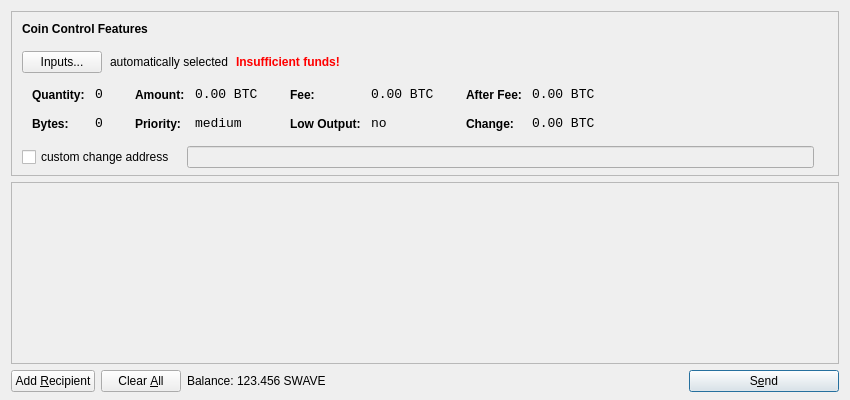
<?xml version="1.0" encoding="UTF-8"?>
<ui version="4.0">
 <class>SendCoinsDialog</class>
 <widget class="QDialog" name="SendCoinsDialog">
  <property name="geometry">
   <rect>
    <x>0</x>
    <y>0</y>
    <width>850</width>
    <height>400</height>
   </rect>
  </property>
  <property name="windowTitle">
   <string>Send Coins</string>
  </property>
  <layout class="QVBoxLayout" name="verticalLayout" stretch="0,1,0">
   <property name="bottomMargin">
    <number>8</number>
   </property>
   <item>
    <widget class="QFrame" name="frameCoinControl">
     <property name="sizePolicy">
      <sizepolicy hsizetype="Expanding" vsizetype="Expanding">
       <horstretch>0</horstretch>
       <verstretch>0</verstretch>
      </sizepolicy>
     </property>
     <property name="maximumSize">
      <size>
       <width>16777215</width>
       <height>16777215</height>
      </size>
     </property>
     <property name="frameShape">
      <enum>QFrame::StyledPanel</enum>
     </property>
     <property name="frameShadow">
      <enum>QFrame::Sunken</enum>
     </property>
     <layout class="QVBoxLayout" name="verticalLayoutCoinControl2">
      <property name="spacing">
       <number>-1</number>
      </property>
      <property name="leftMargin">
       <number>0</number>
      </property>
      <property name="topMargin">
       <number>0</number>
      </property>
      <property name="rightMargin">
       <number>0</number>
      </property>
      <property name="bottomMargin">
       <number>6</number>
      </property>
      <item>
       <layout class="QVBoxLayout" name="verticalLayoutCoinControl" stretch="0,0,0,0,1">
        <property name="spacing">
         <number>0</number>
        </property>
        <property name="leftMargin">
         <number>10</number>
        </property>
        <property name="topMargin">
         <number>10</number>
        </property>
        <item>
         <layout class="QHBoxLayout" name="horizontalLayoutCoinControl1">
          <property name="bottomMargin">
           <number>15</number>
          </property>
          <item>
           <widget class="QLabel" name="labelCoinControlFeatures">
            <property name="sizePolicy">
             <sizepolicy hsizetype="Preferred" vsizetype="Maximum">
              <horstretch>0</horstretch>
              <verstretch>0</verstretch>
             </sizepolicy>
            </property>
            <property name="font">
             <font>
              <weight>75</weight>
              <bold>true</bold>
             </font>
            </property>
            <property name="styleSheet">
             <string notr="true">font-weight:bold;</string>
            </property>
            <property name="text">
             <string>Coin Control Features</string>
            </property>
           </widget>
          </item>
         </layout>
        </item>
        <item>
         <layout class="QHBoxLayout" name="horizontalLayoutCoinControl2" stretch="0,0,0,0">
          <property name="spacing">
           <number>8</number>
          </property>
          <property name="bottomMargin">
           <number>10</number>
          </property>
          <item>
           <widget class="QPushButton" name="pushButtonCoinControl">
            <property name="styleSheet">
             <string notr="true"/>
            </property>
            <property name="text">
             <string>Inputs...</string>
            </property>
           </widget>
          </item>
          <item>
           <widget class="QLabel" name="labelCoinControlAutomaticallySelected">
            <property name="text">
             <string>automatically selected</string>
            </property>
            <property name="margin">
             <number>5</number>
            </property>
           </widget>
          </item>
          <item>
           <widget class="QLabel" name="labelCoinControlInsuffFunds">
            <property name="font">
             <font>
              <weight>75</weight>
              <bold>true</bold>
             </font>
            </property>
            <property name="styleSheet">
             <string notr="true">color:red;font-weight:bold;</string>
            </property>
            <property name="text">
             <string>Insufficient funds!</string>
            </property>
            <property name="margin">
             <number>5</number>
            </property>
           </widget>
          </item>
          <item>
           <spacer name="horizontalSpacerCoinControl">
            <property name="orientation">
             <enum>Qt::Horizontal</enum>
            </property>
            <property name="sizeHint" stdset="0">
             <size>
              <width>40</width>
              <height>1</height>
             </size>
            </property>
           </spacer>
          </item>
         </layout>
        </item>
        <item>
         <widget class="QWidget" name="widgetCoinControl" native="true">
          <property name="sizePolicy">
           <sizepolicy hsizetype="Preferred" vsizetype="Preferred">
            <horstretch>0</horstretch>
            <verstretch>0</verstretch>
           </sizepolicy>
          </property>
          <property name="minimumSize">
           <size>
            <width>0</width>
            <height>0</height>
           </size>
          </property>
          <property name="styleSheet">
           <string notr="true"/>
          </property>
          <layout class="QHBoxLayout" name="horizontalLayoutCoinControl5">
           <property name="margin">
            <number>0</number>
           </property>
           <item>
            <layout class="QHBoxLayout" name="horizontalLayoutCoinControl3" stretch="0,0,0,1">
             <property name="spacing">
              <number>20</number>
             </property>
             <property name="topMargin">
              <number>0</number>
             </property>
             <property name="bottomMargin">
              <number>10</number>
             </property>
             <item>
              <layout class="QFormLayout" name="formLayoutCoinControl1">
               <property name="horizontalSpacing">
                <number>10</number>
               </property>
               <property name="verticalSpacing">
                <number>14</number>
               </property>
               <property name="leftMargin">
                <number>10</number>
               </property>
               <property name="topMargin">
                <number>4</number>
               </property>
               <property name="rightMargin">
                <number>6</number>
               </property>
               <item row="0" column="0">
                <widget class="QLabel" name="labelCoinControlQuantityText">
                 <property name="styleSheet">
                  <string notr="true">font-weight:bold;</string>
                 </property>
                 <property name="text">
                  <string>Quantity:</string>
                 </property>
                 <property name="margin">
                  <number>0</number>
                 </property>
                </widget>
               </item>
               <item row="0" column="1">
                <widget class="QLabel" name="labelCoinControlQuantity">
                 <property name="font">
                  <font>
                   <family>Monospace</family>
                   <pointsize>10</pointsize>
                  </font>
                 </property>
                 <property name="cursor">
                  <cursorShape>IBeamCursor</cursorShape>
                 </property>
                 <property name="contextMenuPolicy">
                  <enum>Qt::ActionsContextMenu</enum>
                 </property>
                 <property name="text">
                  <string notr="true">0</string>
                 </property>
                 <property name="margin">
                  <number>0</number>
                 </property>
                 <property name="textInteractionFlags">
                  <set>Qt::LinksAccessibleByMouse|Qt::TextSelectableByKeyboard|Qt::TextSelectableByMouse</set>
                 </property>
                </widget>
               </item>
               <item row="1" column="0">
                <widget class="QLabel" name="labelCoinControlBytesText">
                 <property name="styleSheet">
                  <string notr="true">font-weight:bold;</string>
                 </property>
                 <property name="text">
                  <string>Bytes:</string>
                 </property>
                </widget>
               </item>
               <item row="1" column="1">
                <widget class="QLabel" name="labelCoinControlBytes">
                 <property name="font">
                  <font>
                   <family>Monospace</family>
                   <pointsize>10</pointsize>
                  </font>
                 </property>
                 <property name="cursor">
                  <cursorShape>IBeamCursor</cursorShape>
                 </property>
                 <property name="contextMenuPolicy">
                  <enum>Qt::ActionsContextMenu</enum>
                 </property>
                 <property name="text">
                  <string notr="true">0</string>
                 </property>
                 <property name="textInteractionFlags">
                  <set>Qt::LinksAccessibleByMouse|Qt::TextSelectableByKeyboard|Qt::TextSelectableByMouse</set>
                 </property>
                </widget>
               </item>
              </layout>
             </item>
             <item>
              <layout class="QFormLayout" name="formLayoutCoinControl2">
               <property name="horizontalSpacing">
                <number>10</number>
               </property>
               <property name="verticalSpacing">
                <number>14</number>
               </property>
               <property name="leftMargin">
                <number>6</number>
               </property>
               <property name="topMargin">
                <number>4</number>
               </property>
               <property name="rightMargin">
                <number>6</number>
               </property>
               <item row="0" column="0">
                <widget class="QLabel" name="labelCoinControlAmountText">
                 <property name="styleSheet">
                  <string notr="true">font-weight:bold;</string>
                 </property>
                 <property name="text">
                  <string>Amount:</string>
                 </property>
                 <property name="margin">
                  <number>0</number>
                 </property>
                </widget>
               </item>
               <item row="0" column="1">
                <widget class="QLabel" name="labelCoinControlAmount">
                 <property name="font">
                  <font>
                   <family>Monospace</family>
                   <pointsize>10</pointsize>
                  </font>
                 </property>
                 <property name="cursor">
                  <cursorShape>IBeamCursor</cursorShape>
                 </property>
                 <property name="contextMenuPolicy">
                  <enum>Qt::ActionsContextMenu</enum>
                 </property>
                 <property name="text">
                  <string notr="true">0.00 BTC</string>
                 </property>
                 <property name="textInteractionFlags">
                  <set>Qt::LinksAccessibleByMouse|Qt::TextSelectableByKeyboard|Qt::TextSelectableByMouse</set>
                 </property>
                </widget>
               </item>
               <item row="1" column="0">
                <widget class="QLabel" name="labelCoinControlPriorityText">
                 <property name="styleSheet">
                  <string notr="true">font-weight:bold;</string>
                 </property>
                 <property name="text">
                  <string>Priority:</string>
                 </property>
                </widget>
               </item>
               <item row="1" column="1">
                <widget class="QLabel" name="labelCoinControlPriority">
                 <property name="font">
                  <font>
                   <family>Monospace</family>
                   <pointsize>10</pointsize>
                  </font>
                 </property>
                 <property name="cursor">
                  <cursorShape>IBeamCursor</cursorShape>
                 </property>
                 <property name="contextMenuPolicy">
                  <enum>Qt::ActionsContextMenu</enum>
                 </property>
                 <property name="text">
                  <string>medium</string>
                 </property>
                 <property name="textInteractionFlags">
                  <set>Qt::LinksAccessibleByMouse|Qt::TextSelectableByKeyboard|Qt::TextSelectableByMouse</set>
                 </property>
                </widget>
               </item>
              </layout>
             </item>
             <item>
              <layout class="QFormLayout" name="formLayoutCoinControl3">
               <property name="horizontalSpacing">
                <number>10</number>
               </property>
               <property name="verticalSpacing">
                <number>14</number>
               </property>
               <property name="leftMargin">
                <number>6</number>
               </property>
               <property name="topMargin">
                <number>4</number>
               </property>
               <property name="rightMargin">
                <number>6</number>
               </property>
               <item row="0" column="0">
                <widget class="QLabel" name="labelCoinControlFeeText">
                 <property name="styleSheet">
                  <string notr="true">font-weight:bold;</string>
                 </property>
                 <property name="text">
                  <string>Fee:</string>
                 </property>
                 <property name="margin">
                  <number>0</number>
                 </property>
                </widget>
               </item>
               <item row="0" column="1">
                <widget class="QLabel" name="labelCoinControlFee">
                 <property name="font">
                  <font>
                   <family>Monospace</family>
                   <pointsize>10</pointsize>
                  </font>
                 </property>
                 <property name="cursor">
                  <cursorShape>IBeamCursor</cursorShape>
                 </property>
                 <property name="contextMenuPolicy">
                  <enum>Qt::ActionsContextMenu</enum>
                 </property>
                 <property name="text">
                  <string notr="true">0.00 BTC</string>
                 </property>
                 <property name="textInteractionFlags">
                  <set>Qt::LinksAccessibleByMouse|Qt::TextSelectableByKeyboard|Qt::TextSelectableByMouse</set>
                 </property>
                </widget>
               </item>
               <item row="1" column="0">
                <widget class="QLabel" name="labelCoinControlLowOutputText">
                 <property name="styleSheet">
                  <string notr="true">font-weight:bold;</string>
                 </property>
                 <property name="text">
                  <string>Low Output:</string>
                 </property>
                </widget>
               </item>
               <item row="1" column="1">
                <widget class="QLabel" name="labelCoinControlLowOutput">
                 <property name="font">
                  <font>
                   <family>Monospace</family>
                   <pointsize>10</pointsize>
                  </font>
                 </property>
                 <property name="cursor">
                  <cursorShape>IBeamCursor</cursorShape>
                 </property>
                 <property name="contextMenuPolicy">
                  <enum>Qt::ActionsContextMenu</enum>
                 </property>
                 <property name="text">
                  <string>no</string>
                 </property>
                 <property name="textInteractionFlags">
                  <set>Qt::LinksAccessibleByMouse|Qt::TextSelectableByKeyboard|Qt::TextSelectableByMouse</set>
                 </property>
                </widget>
               </item>
              </layout>
             </item>
             <item>
              <layout class="QFormLayout" name="formLayoutCoinControl4">
               <property name="horizontalSpacing">
                <number>10</number>
               </property>
               <property name="verticalSpacing">
                <number>14</number>
               </property>
               <property name="leftMargin">
                <number>6</number>
               </property>
               <property name="topMargin">
                <number>4</number>
               </property>
               <property name="rightMargin">
                <number>6</number>
               </property>
               <item row="0" column="0">
                <widget class="QLabel" name="labelCoinControlAfterFeeText">
                 <property name="styleSheet">
                  <string notr="true">font-weight:bold;</string>
                 </property>
                 <property name="text">
                  <string>After Fee:</string>
                 </property>
                 <property name="margin">
                  <number>0</number>
                 </property>
                </widget>
               </item>
               <item row="0" column="1">
                <widget class="QLabel" name="labelCoinControlAfterFee">
                 <property name="font">
                  <font>
                   <family>Monospace</family>
                   <pointsize>10</pointsize>
                  </font>
                 </property>
                 <property name="cursor">
                  <cursorShape>IBeamCursor</cursorShape>
                 </property>
                 <property name="contextMenuPolicy">
                  <enum>Qt::ActionsContextMenu</enum>
                 </property>
                 <property name="text">
                  <string notr="true">0.00 BTC</string>
                 </property>
                 <property name="textInteractionFlags">
                  <set>Qt::LinksAccessibleByMouse|Qt::TextSelectableByKeyboard|Qt::TextSelectableByMouse</set>
                 </property>
                </widget>
               </item>
               <item row="1" column="0">
                <widget class="QLabel" name="labelCoinControlChangeText">
                 <property name="styleSheet">
                  <string notr="true">font-weight:bold;</string>
                 </property>
                 <property name="text">
                  <string>Change:</string>
                 </property>
                </widget>
               </item>
               <item row="1" column="1">
                <widget class="QLabel" name="labelCoinControlChange">
                 <property name="font">
                  <font>
                   <family>Monospace</family>
                   <pointsize>10</pointsize>
                  </font>
                 </property>
                 <property name="cursor">
                  <cursorShape>IBeamCursor</cursorShape>
                 </property>
                 <property name="contextMenuPolicy">
                  <enum>Qt::ActionsContextMenu</enum>
                 </property>
                 <property name="text">
                  <string notr="true">0.00 BTC</string>
                 </property>
                 <property name="textInteractionFlags">
                  <set>Qt::LinksAccessibleByMouse|Qt::TextSelectableByKeyboard|Qt::TextSelectableByMouse</set>
                 </property>
                </widget>
               </item>
              </layout>
             </item>
            </layout>
           </item>
          </layout>
         </widget>
        </item>
        <item>
         <layout class="QHBoxLayout" name="horizontalLayoutCoinControl4" stretch="0,0,0">
          <property name="spacing">
           <number>12</number>
          </property>
          <property name="sizeConstraint">
           <enum>QLayout::SetDefaultConstraint</enum>
          </property>
          <property name="topMargin">
           <number>5</number>
          </property>
          <property name="rightMargin">
           <number>5</number>
          </property>
          <item>
           <widget class="QCheckBox" name="checkBoxCoinControlChange">
            <property name="text">
             <string>custom change address</string>
            </property>
           </widget>
          </item>
          <item>
           <widget class="QLineEdit" name="lineEditCoinControlChange">
            <property name="enabled">
             <bool>false</bool>
            </property>
            <property name="sizePolicy">
             <sizepolicy hsizetype="Expanding" vsizetype="Fixed">
              <horstretch>0</horstretch>
              <verstretch>0</verstretch>
             </sizepolicy>
            </property>
           </widget>
          </item>
          <item>
           <widget class="QLabel" name="labelCoinControlChangeLabel">
            <property name="sizePolicy">
             <sizepolicy hsizetype="Preferred" vsizetype="Expanding">
              <horstretch>0</horstretch>
              <verstretch>0</verstretch>
             </sizepolicy>
            </property>
            <property name="minimumSize">
             <size>
              <width>0</width>
              <height>0</height>
             </size>
            </property>
            <property name="text">
             <string/>
            </property>
            <property name="margin">
             <number>3</number>
            </property>
           </widget>
          </item>
         </layout>
        </item>
        <item>
         <spacer name="verticalSpacerCoinControl">
          <property name="orientation">
           <enum>Qt::Vertical</enum>
          </property>
          <property name="sizeHint" stdset="0">
           <size>
            <width>800</width>
            <height>1</height>
           </size>
          </property>
         </spacer>
        </item>
       </layout>
      </item>
     </layout>
    </widget>
   </item>
   <item>
    <widget class="QScrollArea" name="scrollArea">
     <property name="widgetResizable">
      <bool>true</bool>
     </property>
     <widget class="QWidget" name="scrollAreaWidgetContents">
      <property name="geometry">
       <rect>
        <x>0</x>
        <y>0</y>
        <width>830</width>
        <height>165</height>
       </rect>
      </property>
      <layout class="QVBoxLayout" name="verticalLayout_2">
       <property name="margin">
        <number>0</number>
       </property>
       <item>
        <layout class="QVBoxLayout" name="entries">
         <property name="spacing">
          <number>6</number>
         </property>
        </layout>
       </item>
       <item>
        <spacer name="verticalSpacer">
         <property name="orientation">
          <enum>Qt::Vertical</enum>
         </property>
         <property name="sizeHint" stdset="0">
          <size>
           <width>20</width>
           <height>40</height>
          </size>
         </property>
        </spacer>
       </item>
      </layout>
     </widget>
    </widget>
   </item>
   <item>
    <layout class="QHBoxLayout" name="horizontalLayout">
     <item>
      <widget class="QPushButton" name="addButton">
       <property name="toolTip">
        <string>Send to multiple recipients at once</string>
       </property>
       <property name="text">
        <string>Add &amp;Recipient</string>
       </property>
       <property name="icon">
        <iconset resource="../bitcoin.qrc">
         <normaloff>:/icons/add</normaloff>:/icons/add</iconset>
       </property>
       <property name="autoDefault">
        <bool>false</bool>
       </property>
      </widget>
     </item>
     <item>
      <widget class="QPushButton" name="clearButton">
       <property name="sizePolicy">
        <sizepolicy hsizetype="Minimum" vsizetype="Fixed">
         <horstretch>0</horstretch>
         <verstretch>0</verstretch>
        </sizepolicy>
       </property>
       <property name="toolTip">
        <string>Remove all transaction fields</string>
       </property>
       <property name="text">
        <string>Clear &amp;All</string>
       </property>
       <property name="icon">
        <iconset resource="../bitcoin.qrc">
         <normaloff>:/icons/remove</normaloff>:/icons/remove</iconset>
       </property>
       <property name="autoRepeatDelay">
        <number>300</number>
       </property>
       <property name="autoDefault">
        <bool>false</bool>
       </property>
      </widget>
     </item>
     <item>
      <layout class="QHBoxLayout" name="horizontalLayout_2">
       <property name="spacing">
        <number>3</number>
       </property>
       <item>
        <widget class="QLabel" name="label">
         <property name="text">
          <string>Balance:</string>
         </property>
        </widget>
       </item>
       <item>
        <widget class="QLabel" name="labelBalance">
         <property name="cursor">
          <cursorShape>IBeamCursor</cursorShape>
         </property>
         <property name="text">
          <string>123.456 SWAVE</string>
         </property>
         <property name="textInteractionFlags">
          <set>Qt::LinksAccessibleByMouse|Qt::TextSelectableByKeyboard|Qt::TextSelectableByMouse</set>
         </property>
        </widget>
       </item>
      </layout>
     </item>
     <item>
      <spacer name="horizontalSpacer">
       <property name="orientation">
        <enum>Qt::Horizontal</enum>
       </property>
       <property name="sizeHint" stdset="0">
        <size>
         <width>40</width>
         <height>20</height>
        </size>
       </property>
      </spacer>
     </item>
     <item>
      <widget class="QPushButton" name="sendButton">
       <property name="minimumSize">
        <size>
         <width>150</width>
         <height>0</height>
        </size>
       </property>
       <property name="toolTip">
        <string>Confirm the send action</string>
       </property>
       <property name="text">
        <string>S&amp;end</string>
       </property>
       <property name="icon">
        <iconset resource="../bitcoin.qrc">
         <normaloff>:/icons/send</normaloff>:/icons/send</iconset>
       </property>
       <property name="default">
        <bool>true</bool>
       </property>
      </widget>
     </item>
    </layout>
   </item>
  </layout>
 </widget>
 <resources>
  <include location="../bitcoin.qrc"/>
 </resources>
 <connections/>
</ui>
